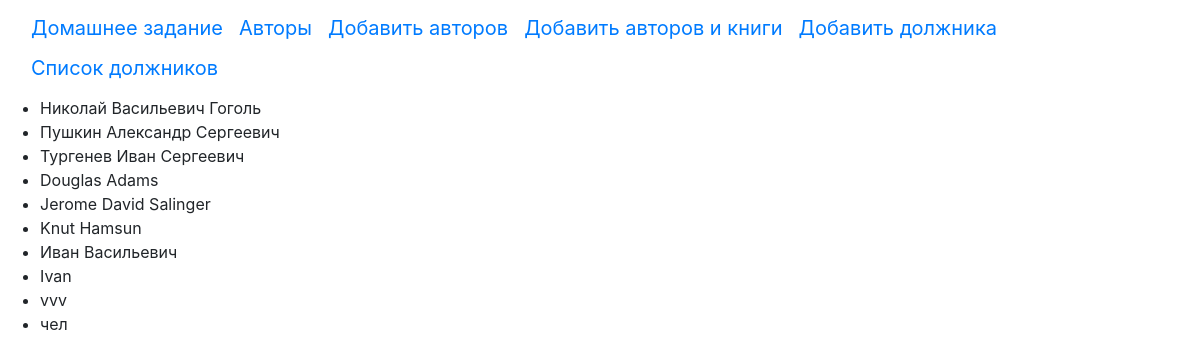
The app's page /authors with its own data.
### p_library/models.py (models this page shows, shortened)
class Author(models.Model):
    full_name = models.TextField()
    birth_year = models.SmallIntegerField()
    country = models.CharField(max_length=2)

### p_library/views.py (the view)
# urls.py: url('authors', AuthorList.as_view(), name='author_list'),
class AuthorList(ListView):
    model = Author
    template_name = 'p_libraryApp/authors_list.html'

### p_library/templates/p_libraryApp/authors_list.html (shortened to what this page needs)
<!DOCTYPE html>
<html lang="en">
<head>
</head>
<body>
	{% include "p_libraryApp/includes/menu_bar.html"%}
	<ul>
		{% for author in object_list %}
		    <li>{{ author.full_name }}</li>
		{% endfor %}
	</ul>
</body>
</html>

### p_library/templates/p_libraryApp/includes/menu_bar.html (shortened to what this page needs)
    {% block content %}
    {% load static %}
	<link rel="stylesheet" type="text/css" href="/static/css/bootstrap.css">
	<link rel="stylesheet" type="text/css" href="/static/css/bootstrap.min.css">
   <nav class="navbar navbar-default">
     	 <div class="container-fluid">
	   	 	<ul class="nav">
	   	 		<li><a class="navbar-brand" href="/">Домашнее задание</a></li>
	   	 		<li><a class="navbar-brand" href="/authors">Авторы </a></li>
		        <li><a class="navbar-brand" href="/author/create_many">Добавить авторов</a></li>
		        <li><a class="navbar-brand" href="/author_book/create_many">Добавить авторов и книги</a></li>
		        <li><a class="navbar-brand" href="/friend_add">Добавить должника </a></li>
		        <li><a class="navbar-brand" href="/friend_list">Список должников</a></li>
     		</ul>
     	</div>
	  </nav>
     {% endblock %}

### records on screen
Author: full_name "Николай Васильевич Гоголь"
Author: full_name "Пушкин Александр Сергеевич"
Author: full_name "Тургенев Иван Сергеевич"
Author: full_name "Douglas Adams"
Author: full_name "Jerome David Salinger"
Author: full_name "Knut Hamsun"
Author: full_name "Иван Васильевич"
Author: full_name "Ivan"
Author: full_name "vvv"
Author: full_name "чел"
